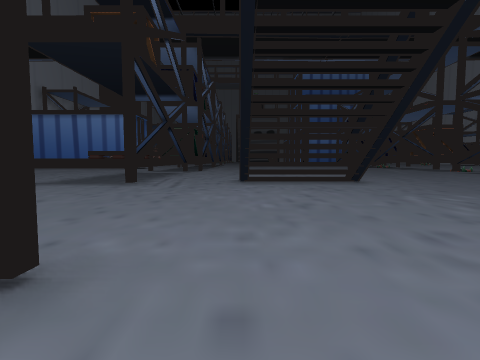
View 1 (above)

24 first-person views from a walk through a scene from a Unity 3-D project. The camera is 1.3 m above the floor, tilts 4° down and sees 80° across. The floor is counted in squares, 2 m on a side. Each view is taken from the middle of a square. On the plan, view 1 faces up. The plan holds only what a view shows up to about 9 squares ahead; the rest is blank. The place goes on beyond the plan. The player is left out.

View 2
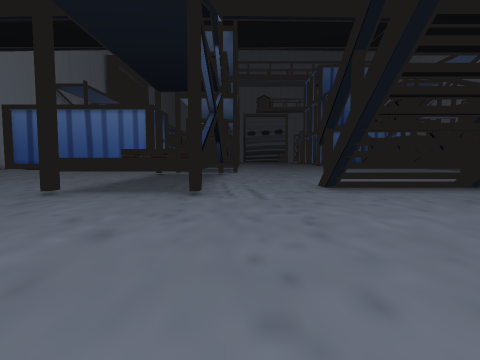

View 3
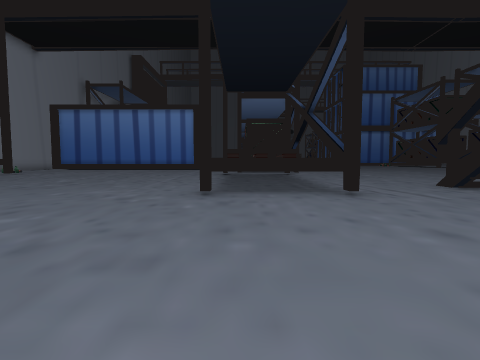

View 4
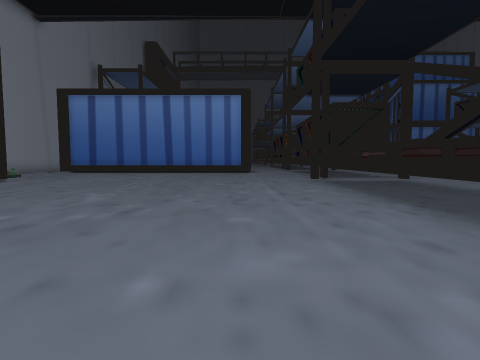

View 5
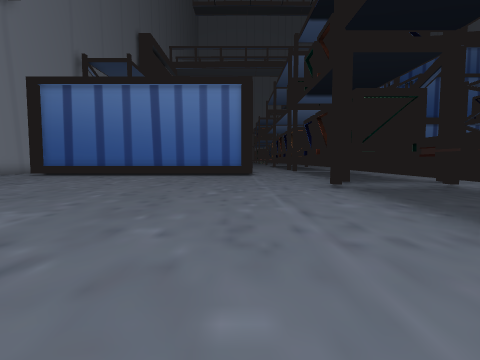

View 6
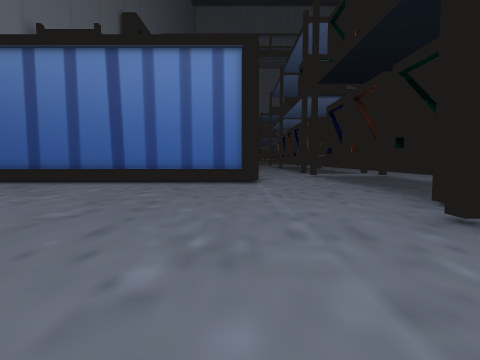

View 7
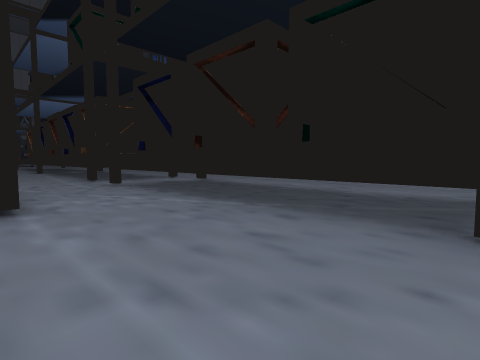

View 8
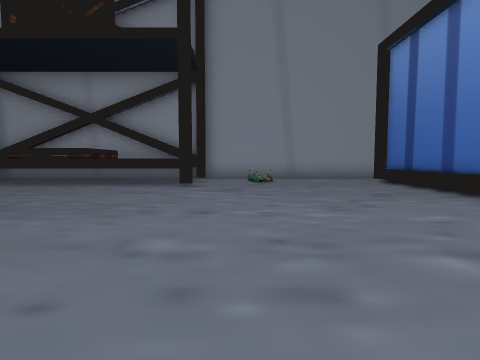

View 9
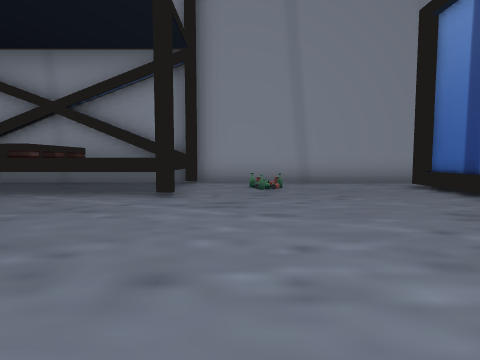

View 10
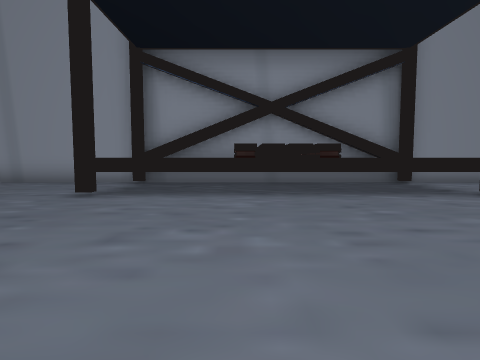

View 11
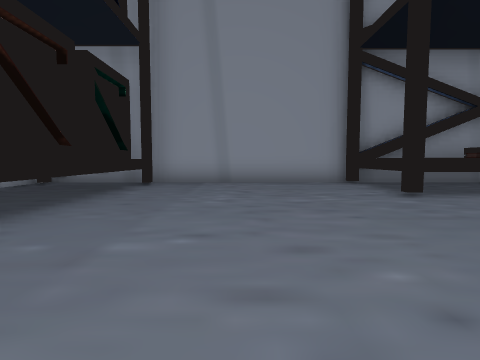

View 12
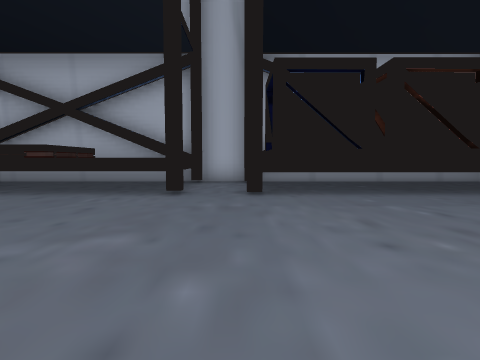

View 13
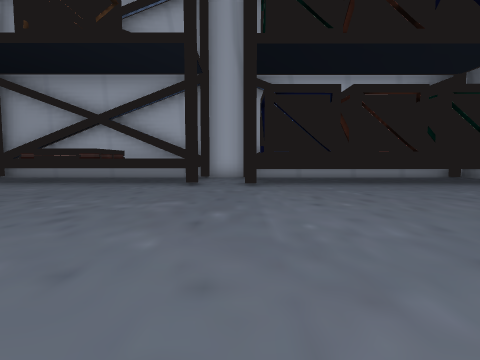

View 14
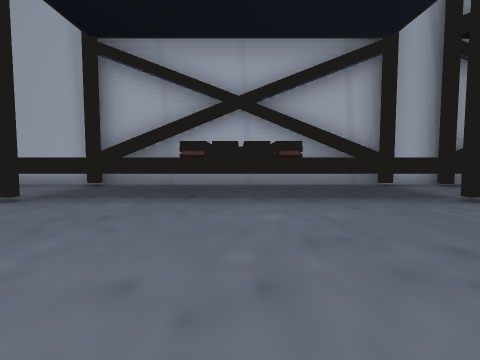

View 15
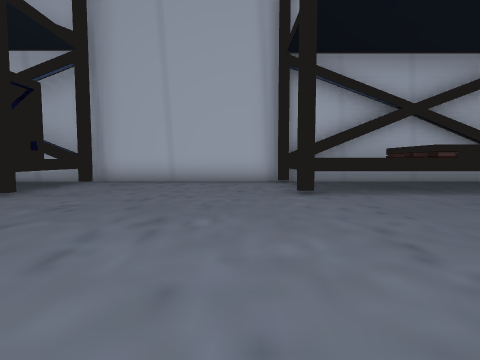

View 16
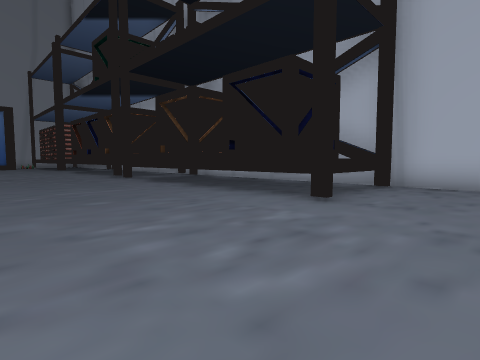

View 17
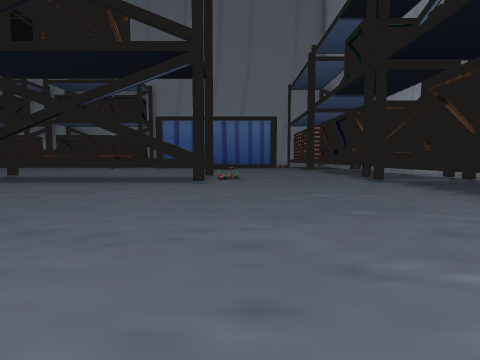

View 18
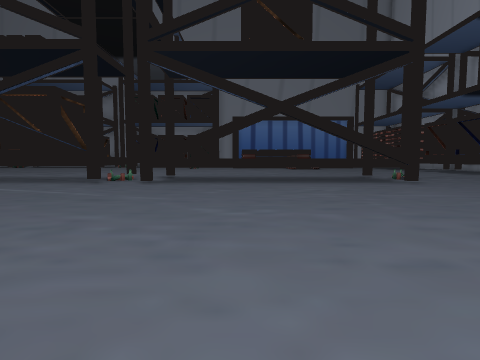

View 19
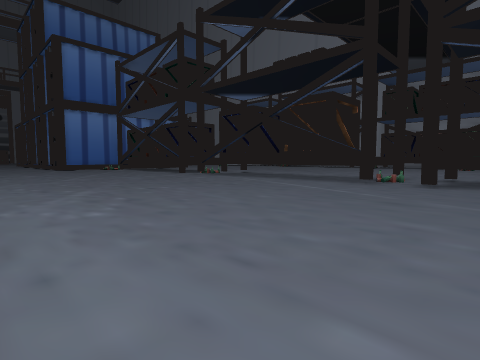

View 20
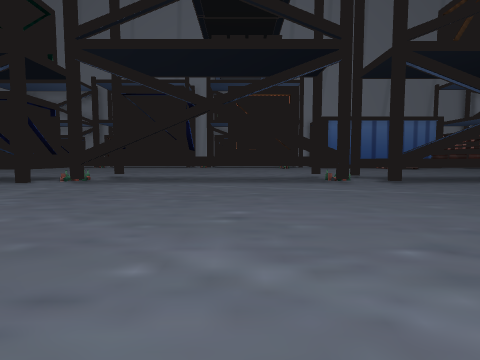

View 21
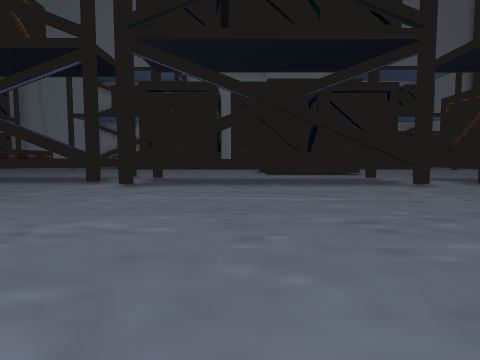

View 22
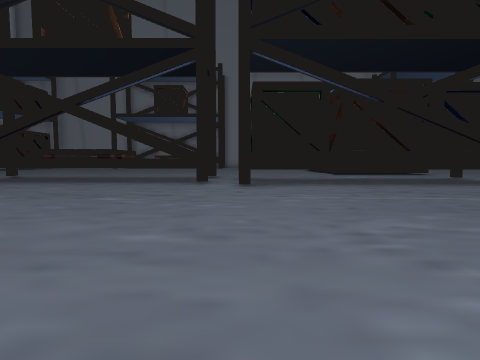

View 23
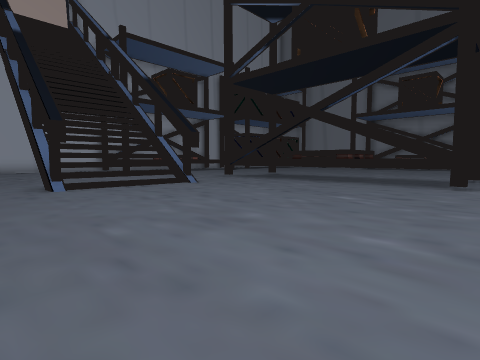

View 24
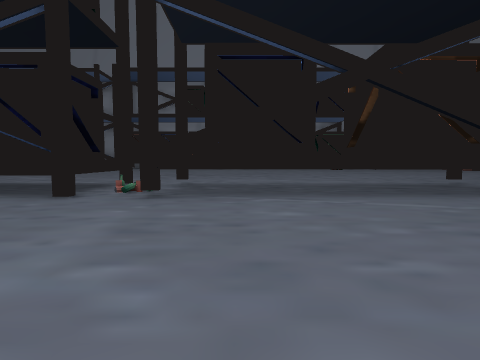

### Floor plan
Key: @ floor where view 1 was taken; # wall or solid block; . floor; = window, fence, low wall or low ledge; T thing the floor can be seen under or through; O other object.
Columns run from 19 left of view 1 to 15 right of it. Each row starts with its distance up from view 1.
 26             ..####           .####
 25             ......          ..####
 24             .......    ..  ....O...
 23             ..#O#....  .......T #..
 22             ..#OO..... .......T  ..
 21 #.##        ..###.............TTT..
 20 #..#########..#OO.............T  ..
 19 #.............#OO.............TTT..
 18 #.............#OO.............T  ..
 17 #.O...........#OO#............TT ..
 16 #.............####............##O..
 15 #.............#TT..................
 14  TTT..........# T.............####
 13    T..........# T.............##
 12  ##T..........OOT.............##
 11  #OO..........OOT.............##
 10  #OO..........###.............##
  9  ###..........###..#===.......#
  8  ###..........###..#===.......#
  7 ##..#...........................
  6 #...............................
  5 #................................
  4 #................................
  3 #...............................
  2 #...............................
  1 #####O########O###......#O##OO##
  0  #OOOO#    ##OOO #.@....#OO OO
 -1  #          ######......#
 -2                 ##########

Positions as (right, up) in squares from view 1, and headings:
1: (0, 0), facing up
2: (-2, 2), facing up
3: (-5, 2), facing up
4: (-8, 6), facing up
5: (-8, 8), facing up
6: (-8, 12), facing up
7: (-8, 16), facing up-right
8: (-8, 16), facing left
9: (-10, 16), facing left
10: (-10, 10), facing left
11: (-10, 4), facing left
12: (-10, 7), facing down
13: (-10, 9), facing down
14: (-5, 6), facing down
15: (0, 7), facing down
16: (2, 6), facing down-right
17: (3, 6), facing right
18: (3, 12), facing right
19: (3, 13), facing up-right
20: (3, 19), facing right
21: (5, 19), facing left
22: (5, 16), facing left
23: (5, 16), facing down-left
24: (6, 22), facing right
